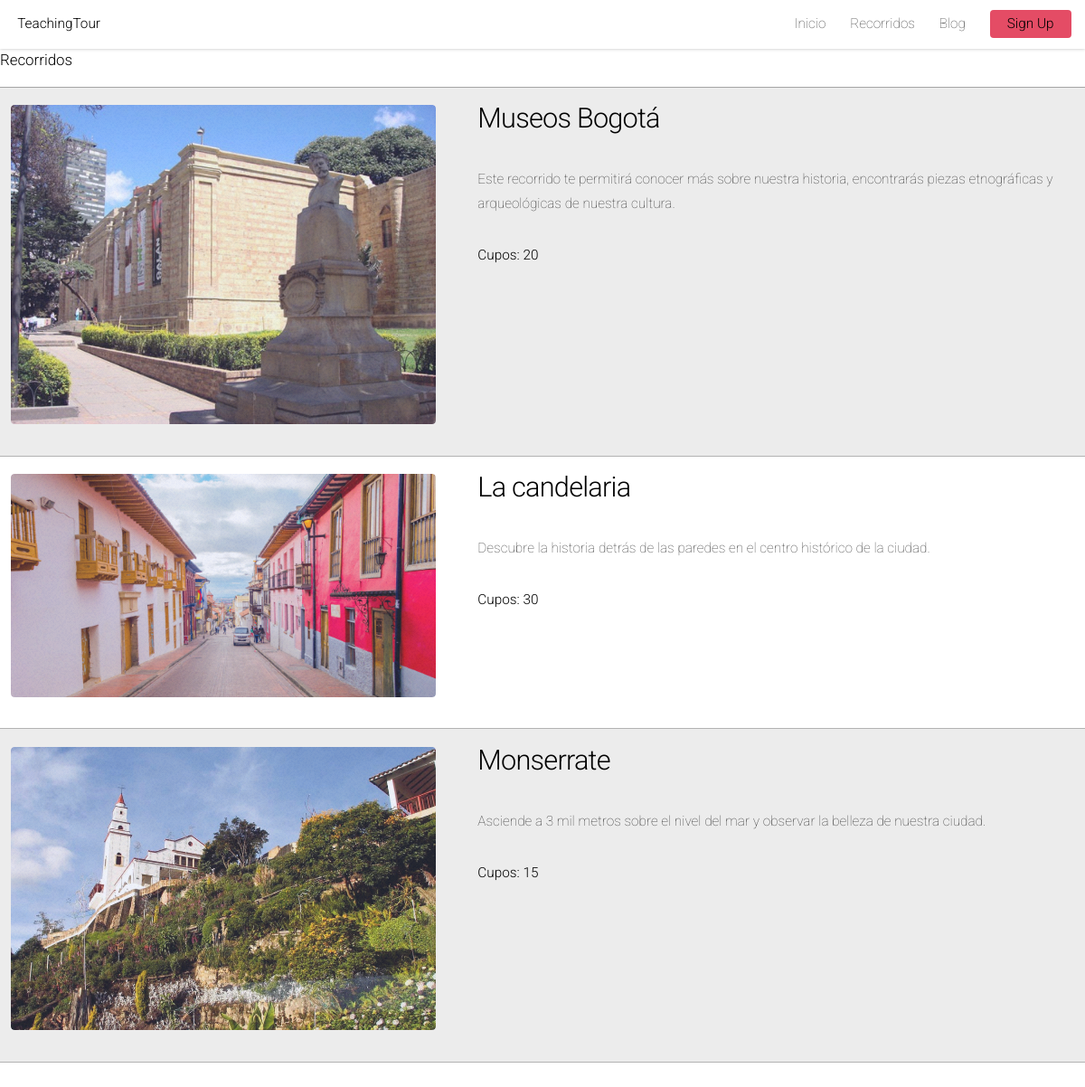
Screenshot of /toures with the database file from the repository.
### home/models.py (models this page shows, shortened)
class Tour(models.Model):
    lugar = models.CharField(max_length = 200)
    descripcion = models.CharField(max_length=1000)
    fecha = fecha = models.DateTimeField(auto_now_add= False, auto_now= False)
    cupos = models.IntegerField(null=True)
    imagen = models.CharField(max_length = 200)

### home/views.py (the view)
# urls.py: path('toures', views.listaToures, name ='toures')
@csrf_exempt
def listaToures(request):
    if request.method == 'POST':
        form = TourForm(request.POST)
        if form.is_valid():
            tour = form.save()
            tour.save()
            messages.add_message(request, messages.SUCCESS, 'Tour creado satisfactoriamente')
            return HttpResponseRedirect(reverse('home'))
        else:
            print(form.errors)
        context = {
            'form': form,
        }
    else:
        queryset = Tour.objects.all()
        context = {
        'title': 'Lista de toures',
        'tour_list': queryset
        }
    return render(request,"toures.html", context)

### templates/toures.html (shortened to what this page needs)
<!DOCTYPE html>
{% load static %}
<html>
	<head>
		<link rel="stylesheet" href= "{% static 'css/main.css' %}" />
	</head>
	</head>
	<body>
		<div id="page-wrapper">
					<header id="header">
					<h1 id="logo"><a href="/">TeachingTour</a></h1>
					<nav id="nav">
						<ul>
							<li><a href="/">Inicio</a></li>
							<li>
								<a href="/toures">Recorridos</a>
							</li>
							<li><a href="">Blog</a></li>
							<li><a href="/registrarse" class="button primary">Sign Up</a></li>
						</ul>
					</nav>
				</header>
            <section>
                <h4>Recorridos</h4>
                <table class = "bordered highlight responsive-tab">
                      {% for tour in tour_list %}
                      <tr>
                          <td>
                            <h2><span class="image left"><img src="static/images/{{tour.imagen}}" alt="" /></span>{{tour.lugar}}</h2>
							  <p>{{tour.descripcion}}</p>
                              <p><b>Cupos: {{tour.cupos}}</b></p>
                          </td>
                      </tr>
                      {% endfor %}
                    </table>
            </section>
        </div>
    </body>
</html>

### rows the page displays
Tour: imagen (picture), lugar "Museos Bogotá", descripcion "Este recorrido te permitirá conocer más sobre nuestra historia, encontrarás piezas etnográficas y arqueológicas de nuestra cultura.", cupos "20"
Tour: imagen (picture), lugar "La candelaria", descripcion "Descubre la historia detrás de las paredes en el centro histórico de la ciudad.", cupos "30"
Tour: imagen (picture), lugar "Monserrate", descripcion "Asciende a 3 mil metros sobre el nivel del mar y observar la belleza de nuestra ciudad.", cupos "15"
